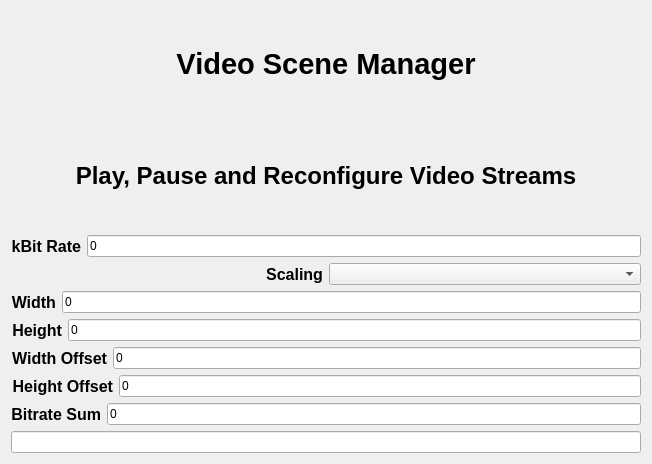
<?xml version="1.0" encoding="UTF-8"?>
<ui version="4.0">
 <class>MainWindow</class>
 <widget class="QMainWindow" name="MainWindow">
  <property name="geometry">
   <rect>
    <x>0</x>
    <y>0</y>
    <width>652</width>
    <height>464</height>
   </rect>
  </property>
  <property name="windowTitle">
   <string>Video Scene Manager</string>
  </property>
  <widget class="QWidget" name="centralWidget">
   <layout class="QVBoxLayout" name="mainLayout">
    <item>
     <widget class="QLabel" name="label">
      <property name="font">
       <font>
        <pointsize>22</pointsize>
        <weight>75</weight>
        <bold>true</bold>
       </font>
      </property>
      <property name="text">
       <string>Video Scene Manager</string>
      </property>
      <property name="alignment">
       <set>Qt::AlignCenter</set>
      </property>
     </widget>
    </item>
    <item>
     <widget class="QLabel" name="label_6">
      <property name="font">
       <font>
        <pointsize>18</pointsize>
        <weight>75</weight>
        <bold>true</bold>
       </font>
      </property>
      <property name="text">
       <string>Play, Pause and Reconfigure Video Streams</string>
      </property>
      <property name="alignment">
       <set>Qt::AlignCenter</set>
      </property>
     </widget>
    </item>
    <item>
     <layout class="QHBoxLayout" name="horizontalLayout_2">
      <item>
       <widget class="QLabel" name="labelKbr">
        <property name="font">
         <font>
          <pointsize>12</pointsize>
          <weight>75</weight>
          <bold>true</bold>
         </font>
        </property>
        <property name="text">
         <string>kBit Rate</string>
        </property>
        <property name="alignment">
         <set>Qt::AlignRight|Qt::AlignTrailing|Qt::AlignVCenter</set>
        </property>
       </widget>
      </item>
      <item>
       <widget class="QLineEdit" name="bitrateLineEdit">
        <property name="text">
         <string>0</string>
        </property>
       </widget>
      </item>
     </layout>
    </item>
    <item>
     <layout class="QHBoxLayout" name="horizontalLayout_12">
      <item>
       <widget class="QLabel" name="labelScaling">
        <property name="font">
         <font>
          <pointsize>12</pointsize>
          <weight>75</weight>
          <bold>true</bold>
         </font>
        </property>
        <property name="text">
         <string>Scaling</string>
        </property>
        <property name="alignment">
         <set>Qt::AlignRight|Qt::AlignTrailing|Qt::AlignVCenter</set>
        </property>
       </widget>
      </item>
      <item>
       <widget class="QComboBox" name="scalingComboBox"/>
      </item>
     </layout>
    </item>
    <item>
     <layout class="QHBoxLayout" name="horizontalLayout_10">
      <item>
       <widget class="QLabel" name="labelWidth">
        <property name="font">
         <font>
          <pointsize>12</pointsize>
          <weight>75</weight>
          <bold>true</bold>
         </font>
        </property>
        <property name="text">
         <string>Width</string>
        </property>
        <property name="alignment">
         <set>Qt::AlignRight|Qt::AlignTrailing|Qt::AlignVCenter</set>
        </property>
       </widget>
      </item>
      <item>
       <widget class="QLineEdit" name="widthLineEdit">
        <property name="text">
         <string>0</string>
        </property>
       </widget>
      </item>
     </layout>
    </item>
    <item>
     <layout class="QHBoxLayout" name="horizontalLayout_11">
      <item>
       <widget class="QLabel" name="labelHeight">
        <property name="font">
         <font>
          <pointsize>12</pointsize>
          <weight>75</weight>
          <bold>true</bold>
         </font>
        </property>
        <property name="text">
         <string>Height</string>
        </property>
        <property name="alignment">
         <set>Qt::AlignRight|Qt::AlignTrailing|Qt::AlignVCenter</set>
        </property>
       </widget>
      </item>
      <item>
       <widget class="QLineEdit" name="heightLineEdit">
        <property name="text">
         <string>0</string>
        </property>
       </widget>
      </item>
     </layout>
    </item>
    <item>
     <layout class="QHBoxLayout" name="horizontalLayout_9">
      <item>
       <widget class="QLabel" name="labelWidthOffs">
        <property name="font">
         <font>
          <pointsize>12</pointsize>
          <weight>75</weight>
          <bold>true</bold>
         </font>
        </property>
        <property name="text">
         <string>Width Offset</string>
        </property>
        <property name="alignment">
         <set>Qt::AlignRight|Qt::AlignTrailing|Qt::AlignVCenter</set>
        </property>
       </widget>
      </item>
      <item>
       <widget class="QLineEdit" name="widthOffsetLineEdit">
        <property name="text">
         <string>0</string>
        </property>
       </widget>
      </item>
     </layout>
    </item>
    <item>
     <layout class="QHBoxLayout" name="horizontalLayout_8">
      <item>
       <widget class="QLabel" name="labelHeightOffs">
        <property name="font">
         <font>
          <pointsize>12</pointsize>
          <weight>75</weight>
          <bold>true</bold>
         </font>
        </property>
        <property name="text">
         <string>Height Offset</string>
        </property>
        <property name="alignment">
         <set>Qt::AlignRight|Qt::AlignTrailing|Qt::AlignVCenter</set>
        </property>
       </widget>
      </item>
      <item>
       <widget class="QLineEdit" name="heightOffsetLineEdit">
        <property name="text">
         <string>0</string>
        </property>
       </widget>
      </item>
     </layout>
    </item>
    <item>
     <layout class="QHBoxLayout" name="horizontalLayout_13">
      <item>
       <widget class="QLabel" name="labelBitrSum">
        <property name="font">
         <font>
          <pointsize>12</pointsize>
          <weight>75</weight>
          <bold>true</bold>
         </font>
        </property>
        <property name="text">
         <string>Bitrate Sum</string>
        </property>
        <property name="alignment">
         <set>Qt::AlignRight|Qt::AlignTrailing|Qt::AlignVCenter</set>
        </property>
       </widget>
      </item>
      <item>
       <widget class="QLineEdit" name="bitrateSumLineEdit">
        <property name="text">
         <string>0</string>
        </property>
       </widget>
      </item>
     </layout>
    </item>
    <item>
     <widget class="QLineEdit" name="infoLineEdit">
      <property name="text">
       <string></string>
      </property>
     </widget>
    </item>
   </layout>
  </widget>
 </widget>
 <layoutdefault spacing="6" margin="11"/>
 <resources/>
 <connections/>
</ui>
